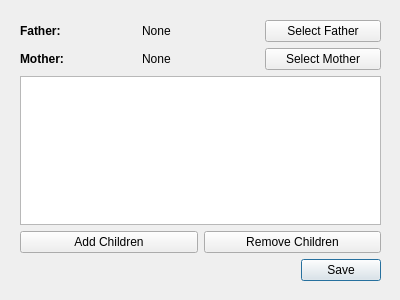
<?xml version="1.0" encoding="UTF-8"?>
<ui version="4.0">
 <class>FamilyDialog</class>
 <widget class="QDialog" name="FamilyDialog">
  <property name="geometry">
   <rect>
    <x>0</x>
    <y>0</y>
    <width>400</width>
    <height>300</height>
   </rect>
  </property>
  <property name="windowTitle">
   <string>Dialog</string>
  </property>
  <widget class="QWidget" name="verticalLayoutWidget">
   <property name="geometry">
    <rect>
     <x>20</x>
     <y>20</y>
     <width>361</width>
     <height>261</height>
    </rect>
   </property>
   <layout class="QVBoxLayout" name="verticalLayout">
    <item>
     <layout class="QHBoxLayout" name="horizontalLayout_3">
      <item>
       <widget class="QLabel" name="label">
        <property name="font">
         <font>
          <bold>true</bold>
         </font>
        </property>
        <property name="text">
         <string>Father:</string>
        </property>
       </widget>
      </item>
      <item>
       <widget class="QLabel" name="fatherLabel">
        <property name="text">
         <string>None</string>
        </property>
       </widget>
      </item>
      <item>
       <widget class="QPushButton" name="selectFatherButton">
        <property name="text">
         <string>Select Father</string>
        </property>
       </widget>
      </item>
     </layout>
    </item>
    <item>
     <layout class="QHBoxLayout" name="horizontalLayout_4">
      <item>
       <widget class="QLabel" name="label_2">
        <property name="font">
         <font>
          <bold>true</bold>
         </font>
        </property>
        <property name="text">
         <string>Mother: </string>
        </property>
       </widget>
      </item>
      <item>
       <widget class="QLabel" name="motherLabel">
        <property name="text">
         <string>None</string>
        </property>
       </widget>
      </item>
      <item>
       <widget class="QPushButton" name="selectMotherButton">
        <property name="text">
         <string>Select Mother</string>
        </property>
       </widget>
      </item>
     </layout>
    </item>
    <item>
     <widget class="QListWidget" name="childrenList"/>
    </item>
    <item>
     <layout class="QHBoxLayout" name="horizontalLayout_2">
      <item>
       <widget class="QPushButton" name="addChildrenButton">
        <property name="text">
         <string>Add Children</string>
        </property>
       </widget>
      </item>
      <item>
       <widget class="QPushButton" name="removeChildren">
        <property name="text">
         <string>Remove Children</string>
        </property>
       </widget>
      </item>
     </layout>
    </item>
    <item>
     <widget class="QDialogButtonBox" name="buttonBox">
      <property name="standardButtons">
       <set>QDialogButtonBox::StandardButton::Save</set>
      </property>
      <property name="centerButtons">
       <bool>false</bool>
      </property>
     </widget>
    </item>
   </layout>
  </widget>
 </widget>
 <resources/>
 <connections/>
</ui>
